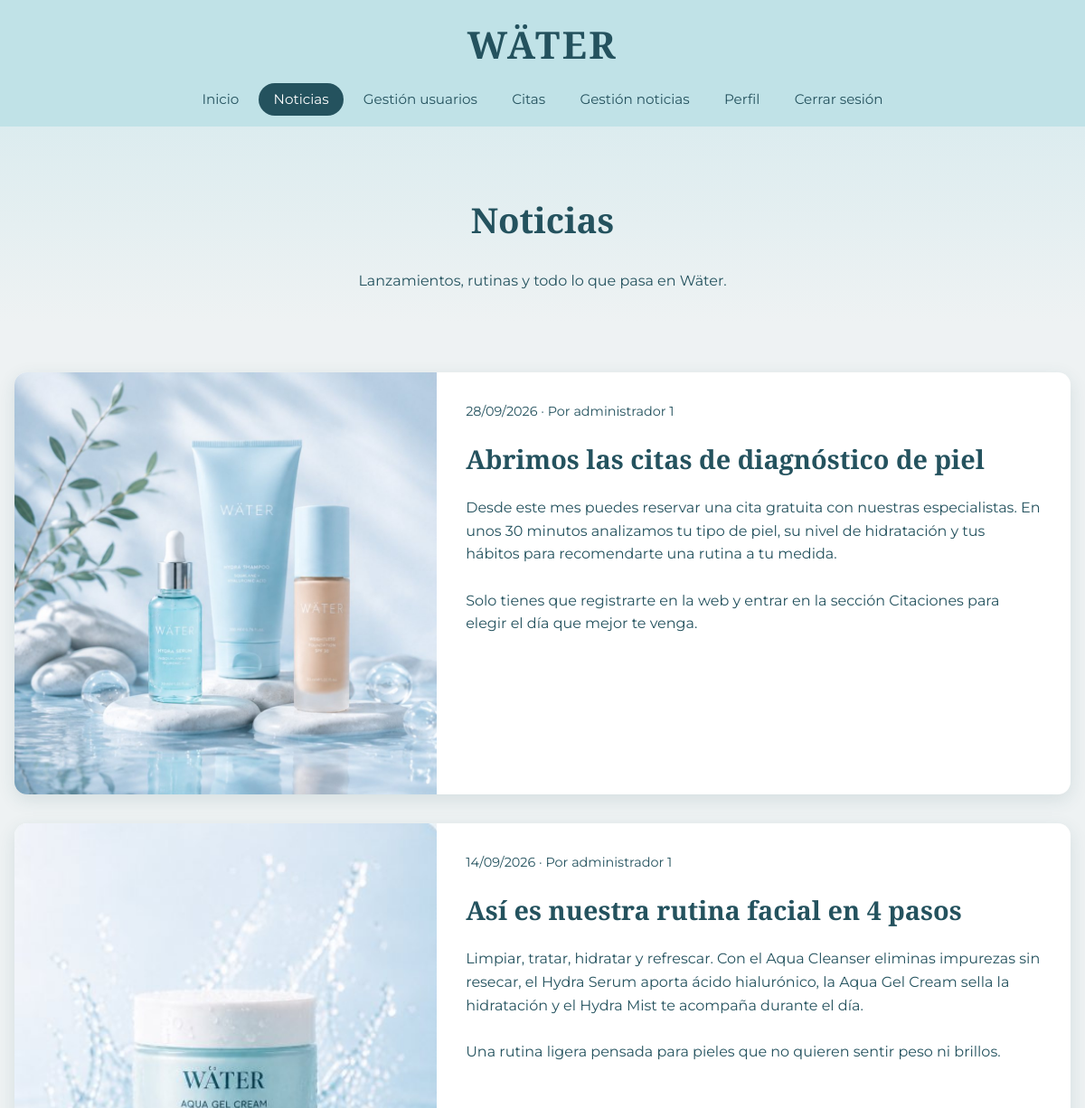
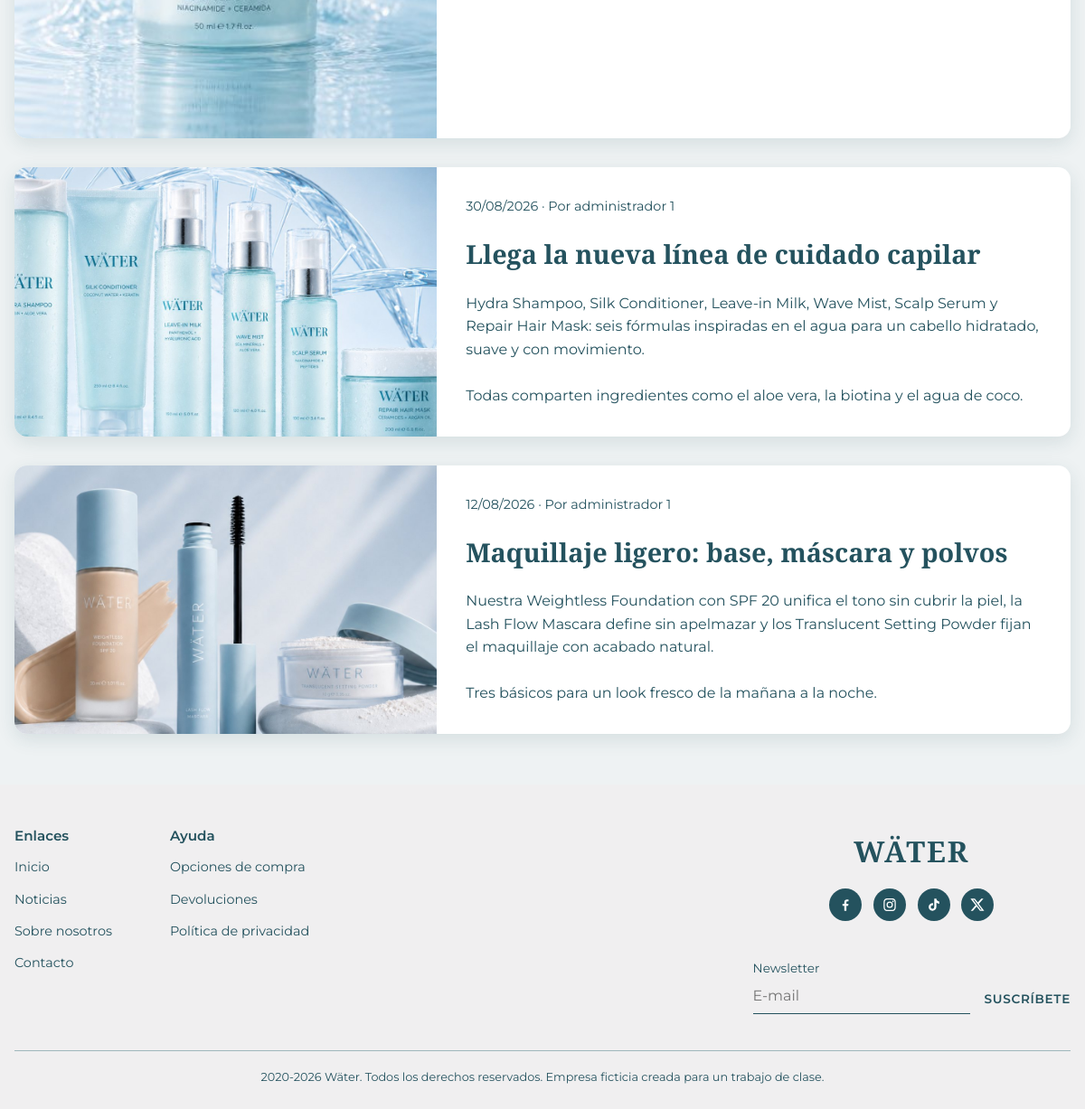
Page /paginas/publicas/noticias.php (signed in) on the committed database (2 pictures, top to bottom).
### tables this page shows
CREATE TABLE `noticias` (
  `idNoticia` int NOT NULL,
  `idUser` int NOT NULL,
  `titulo` varchar(100) NOT NULL,
  `imagen` varchar(255) NOT NULL,
  `texto` longtext NOT NULL,
  `fecha` date NOT NULL
);

CREATE TABLE `users_data` (
  `idUser` int NOT NULL,
  `nombre` varchar(50) NOT NULL,
  `apellidos` varchar(50) NOT NULL,
  `email` varchar(50) NOT NULL,
  `telefono` varchar(15) NOT NULL,
  `fechaNacimiento` date NOT NULL,
  `direccion` varchar(100) DEFAULT NULL,
  `sexo` enum('MUJER','HOMBRE','OTRO') DEFAULT NULL
);

### paginas/publicas/noticias.php (the view, shortened to what this page needs)
<?php
$raiz = '../../';
require $raiz . 'includes/conexion.php';
$sql = 'SELECT noticias.titulo, noticias.texto, noticias.imagen, noticias.fecha, users_data.nombre, users_data.apellidos
FROM noticias
INNER JOIN users_data
ON noticias.idUser = users_data.idUser
ORDER BY noticias.fecha DESC';
$noticias = $pdo->query($sql)->fetchAll();
require $raiz . 'includes/cabecera.php';
?>
<main>
    <section class="cabecera-pagina">
        <h1>Noticias</h1>
        <p>Lanzamientos, rutinas y todo lo que pasa en Wäter.</p>
    </section>
    <section class="seccion">
        <div class="lista-noticias">
            <?php foreach ($noticias as $noticia) { ?>
                <article class="noticia">
                    <img src="<?= $raiz . htmlspecialchars($noticia['imagen']) ?>" alt="<?= htmlspecialchars($noticia['titulo']) ?>">
                    <div class="noticia-cuerpo">
                        <p class="noticia-meta">
                            <?= date('d/m/Y', strtotime($noticia['fecha'])) ?>
                            · Por <?= htmlspecialchars($noticia['nombre']) ?> <?= htmlspecialchars($noticia['apellidos']) ?>
                        </p>
                        <h2><?= htmlspecialchars($noticia['titulo']) ?></h2>
                        <div class="noticia-texto"><?= nl2br(htmlspecialchars($noticia['texto'])) ?></div>
                    </div>
                </article>
            <?php } ?>
        </div>
    </section>
</main>
<?php require $raiz . 'includes/pie.php'; ?>

### css/estilos.css (style rules this page uses)
:root { --agua-claro: #c0e2e7; --tinta: #24525e; --fondo: #eef2f3; --blanco: #ffffff; --verde-azulado: #5a8a8f; --fondo-hero: #e6f0f4; --fondo-panel: #c9d8da; --error: #a33a3a; --error-fondo: #f8e3e3; --exito: #2f6e57; --exito-fondo: #dff1e9; --fuente-titulos: 'Playfair Display', Georgia, serif; --fuente-texto: 'Montserrat', Arial, sans-serif; --texto-pequeno: 0.85rem; --texto-menu: 0.95rem; --texto-normal: 1rem; --titulo-h2: 1.8rem; --titulo-h1: 2.4rem; --titulo-h2: 2.2rem; --texto-logo: 2.6rem; --titulo-hero: 3rem; --radio: 14px; --sombra: 0 6px 20px rgba(36, 82, 94, 0.12); }
*, *::before, *::after { box-sizing: border-box; }
body { margin: 0; font-family: var(--fuente-texto); color: var(--tinta); background-color: var(--fondo); line-height: 1.6; }
img { max-width: 100%; display: block; }
h1,h2,h3 { font-family: var(--fuente-titulos); color: var(--tinta); line-height: 1.2; margin: 0 0 0 0.5e,; }
.seccion { max-width: 1200px; margin: 0 auto; padding: 3.5rem 1rem; }
.cabecera-pagina { padding: 3rem 1rem 2rem; text-align: center; background: linear-gradient(180deg,#dcecef,var(--fondo)); }
.cabecera-pagina h1 { font-size: var(--titulo-h1); }
.cabecera-pagina p { margin: 0; color: var(--tinta-suave); }
.lista-noticias { display: grid; gap: 2rem; }
.noticia { display: grid; grid-template-columns: 2fr 3fr; overflow: hidden; border-radius: var(--radio); background-color: var(--blanco); box-shadow: var(--sombra); }
.noticia img { width: 100%; height: 100%; min-height: 260px; object-fit: cover; }
.noticia-cuerpo { padding: 2rem; }
.noticia-meta { margin: 0 0 0.6em; font-size: 0.9rem; color: var(--tinta-suave); }
.noticia h2 { font-size: 1.8rem; }

### rows in the picture
noticias: imagen (picture), fecha "28/09/2026", idUser.nombre "administrador", idUser.apellidos "1", titulo "Abrimos las citas de diagnóstico de piel", texto "Desde este mes puedes reservar una cita gratuita con nuestras especialistas. En unos 30 minutos analizamos tu tipo de piel, su nivel de hidratación y tus hábitos para recomendarte una rutina a tu medida. Solo tienes que registrarte en la web y entrar en la sección Citaciones para elegir el día que mejor te venga."
noticias: imagen (picture), fecha "14/09/2026", idUser.nombre "administrador", idUser.apellidos "1", titulo "Así es nuestra rutina facial en 4 pasos", texto "Limpiar, tratar, hidratar y refrescar. Con el Aqua Cleanser eliminas impurezas sin resecar, el Hydra Serum aporta ácido hialurónico, la Aqua Gel Cream sella la hidratación y el Hydra Mist te acompaña durante el día. Una rutina ligera pensada para pieles que no quieren sentir peso ni brillos."
noticias: imagen (picture), fecha "30/08/2026", idUser.nombre "administrador", idUser.apellidos "1", titulo "Llega la nueva línea de cuidado capilar", texto "Hydra Shampoo, Silk Conditioner, Leave-in Milk, Wave Mist, Scalp Serum y Repair Hair Mask: seis fórmulas inspiradas en el agua para un cabello hidratado, suave y con movimiento. Todas comparten ingredientes como el aloe vera, la biotina y el agua de coco."
noticias: imagen (picture), fecha "12/08/2026", idUser.nombre "administrador", idUser.apellidos "1", titulo "Maquillaje ligero: base, máscara y polvos", texto "Nuestra Weightless Foundation con SPF 20 unifica el tono sin cubrir la piel, la Lash Flow Mascara define sin apelmazar y los Translucent Setting Powder fijan el maquillaje con acabado natural. Tres básicos para un look fresco de la mañana a la noche."
